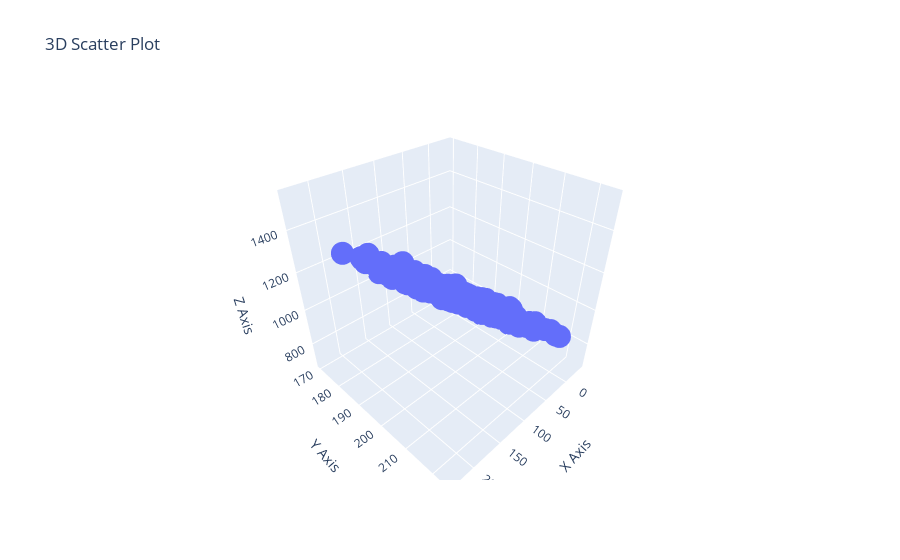
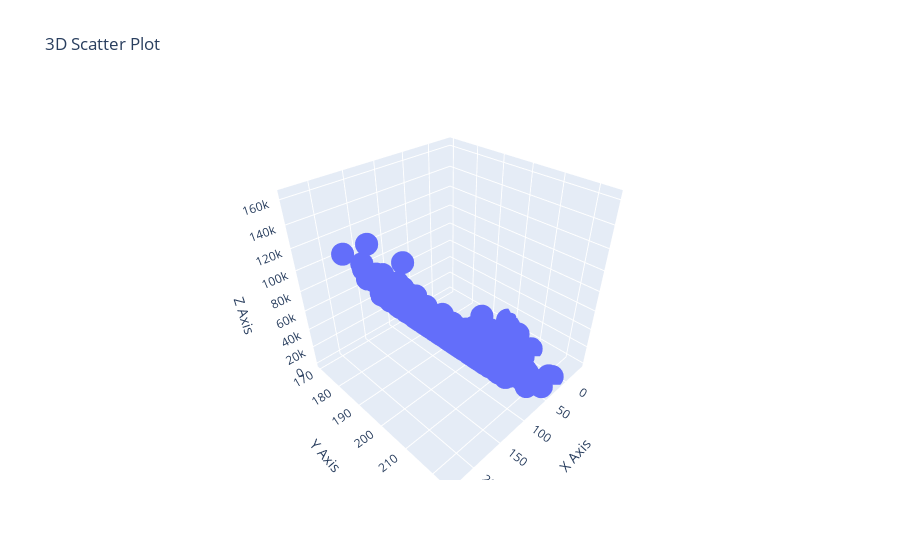
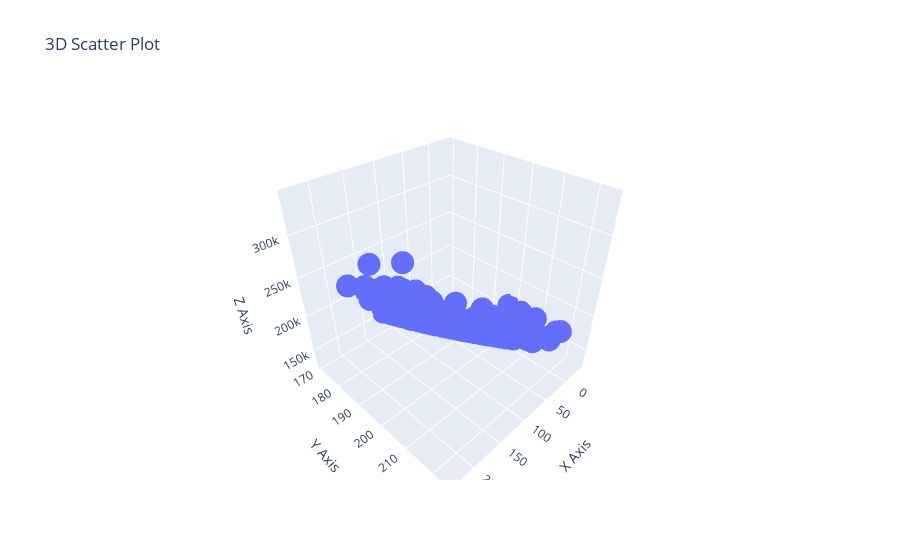

The cell these charts' notebook holds for them, in order:
### Code cell
# Create the scatter plot
fig = go.Figure(data=[go.Scatter3d(x=x, y=y, z=z, mode='markers')])

# Update layout for better visualization
fig.update_layout(scene=dict(
                    xaxis_title='X Axis',
                    yaxis_title='Y Axis',
                    zaxis_title='Z Axis'),
                  title='3D Scatter Plot')

# Show plot
fig.show()

# Create the scatter plot
fig = go.Figure(data=[go.Scatter3d(x=x, y=y, z=z1, mode='markers')])

# Update layout for better visualization
fig.update_layout(scene=dict(
                    xaxis_title='X Axis',
                    yaxis_title='Y Axis',
                    zaxis_title='Z Axis'),
                  title='3D Scatter Plot')

# Show plot
fig.show()


# Create the scatter plot
fig = go.Figure(data=[go.Scatter3d(x=x, y=y, z=z2, mode='markers')])

# Update layout for better visualization
fig.update_layout(scene=dict(
                    xaxis_title='X Axis',
                    yaxis_title='Y Axis',
                    zaxis_title='Z Axis'),
                  title='3D Scatter Plot')

# Show plot
fig.show()

### Figure 1 — Plotly figure (JSON) as saved in the notebook; plotly's stock layout.template omitted (floating-point values rounded to 4 significant figures; data arrays with more than 128 entries replaced by an {"elided": "..."} marker saying what was removed)
{"data": [{"mode": "markers", "type": "scatter3d", "x": {"elided": "500 float values"}, "y": {"elided": "500 float values"}, "z": {"elided": "500 float values"}}], "layout": {"scene": {"xaxis": {"title": {"text": "X Axis"}}, "yaxis": {"title": {"text": "Y Axis"}}, "zaxis": {"title": {"text": "Z Axis"}}}, "title": {"text": "3D Scatter Plot"}}}

### Figure 2 — Plotly figure (JSON) as saved in the notebook; plotly's stock layout.template omitted (floating-point values rounded to 4 significant figures; data arrays with more than 128 entries replaced by an {"elided": "..."} marker saying what was removed)
{"data": [{"mode": "markers", "type": "scatter3d", "x": {"elided": "500 float values"}, "y": {"elided": "500 float values"}, "z": {"elided": "500 float values"}}], "layout": {"scene": {"xaxis": {"title": {"text": "X Axis"}}, "yaxis": {"title": {"text": "Y Axis"}}, "zaxis": {"title": {"text": "Z Axis"}}}, "title": {"text": "3D Scatter Plot"}}}

### Figure 3 — Plotly figure (JSON) as saved in the notebook; plotly's stock layout.template omitted (floating-point values rounded to 4 significant figures; data arrays with more than 128 entries replaced by an {"elided": "..."} marker saying what was removed)
{"data": [{"mode": "markers", "type": "scatter3d", "x": {"elided": "500 float values"}, "y": {"elided": "500 float values"}, "z": {"elided": "500 float values"}}], "layout": {"scene": {"xaxis": {"title": {"text": "X Axis"}}, "yaxis": {"title": {"text": "Y Axis"}}, "zaxis": {"title": {"text": "Z Axis"}}}, "title": {"text": "3D Scatter Plot"}}}
